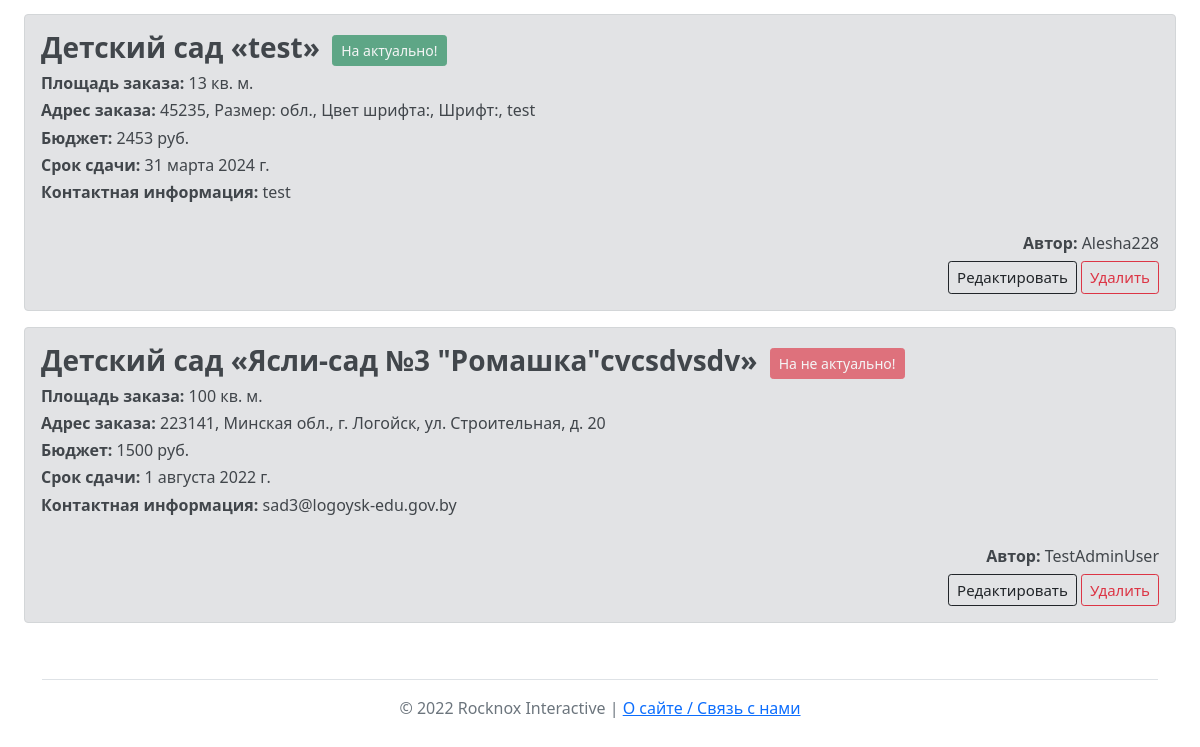
The page /ad/sort/area (signed in, lower part) on the database as committed earlier.
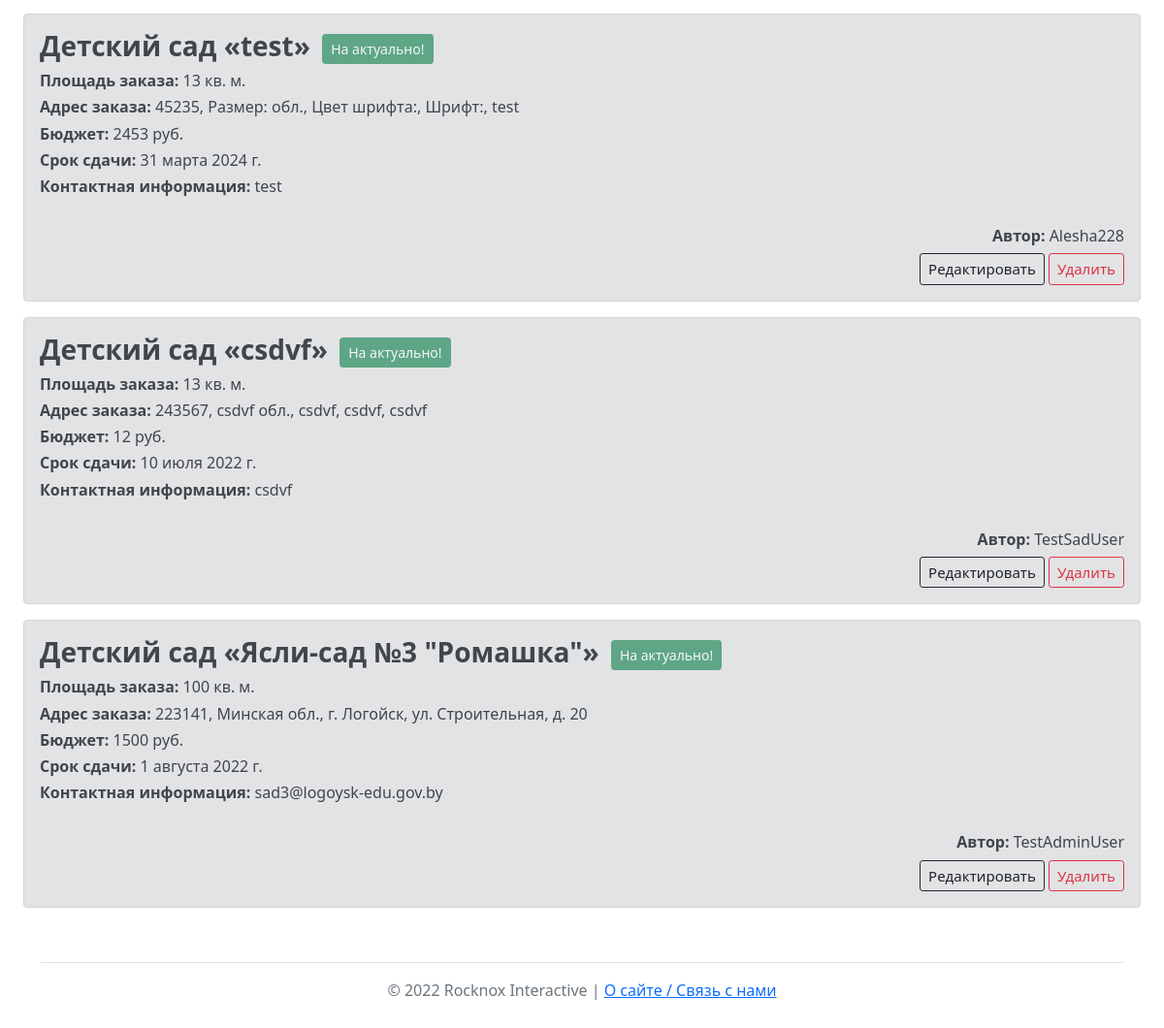
The same page on the database as committed later.
### main/models.py (models this page shows)
class Ad(models.Model):
    class Meta:
        verbose_name = 'Объявление'
        verbose_name_plural = 'Объявления'
    title = models.CharField(max_length=50, verbose_name='Название')
    area = models.IntegerField(verbose_name='Площадь заказа',
                               validators=[MinValueValidator(0), MaxValueValidator(999999)])
    budget = models.IntegerField(verbose_name='Бюджет', validators=[MinValueValidator(0), MaxValueValidator(999999)])
    deadline = models.DateField(verbose_name='Срок сдачи')
    address_index = models.IntegerField(verbose_name='[Адрес] Индекс',
                                        validators=[MinValueValidator(0), MaxValueValidator(999999)])
    address_region = models.CharField(max_length=100, verbose_name='[Адрес] Область')
    address_city = models.CharField(max_length=100, verbose_name='[Адрес] Город')
    address_street = models.CharField(max_length=100, verbose_name='[Адрес] Улица')
    address_office = models.CharField(max_length=100, verbose_name='[Адрес] Дом, корпус, помещение')
    contact = models.CharField(max_length=300, verbose_name='Контактная информация')
    actual = models.BooleanField(default=True)
    author = models.ForeignKey(User, on_delete=models.CASCADE)

### main/views.py (the view)
# urls.py: path('ad/sort/<slug:sort_slug>', views.sortAds, name='sortAds'),
@login_required
def sortAds(request, sort_slug):
    ads = Ad.objects.order_by(sort_slug)
    return render(request, 'main.html', {'ads': ads})

### main/templates/main.html (shortened to what this page needs)
{% extends 'base.html' %} {% block title %}Главная{% endblock %}
{% block main %}
<div class="px-4 pt-2 my-1">
    {% if ads %} {% for el in ads %}
    <div class="alert alert-secondary">
        <h3><b>Детский сад «{{ el.title }}»</b>
            {% if el.actual == True %}
            <button type="button" class="btn btn-success btn-sm" disabled style="margin-left: 5px">
                На {{ timeToday }} актуально!
            </button>
        </h3>
        {% else %}
        <button type="button" class="btn btn-danger btn-sm" disabled style="margin-left: 5px">
            На {{ timeToday }} не актуально!
        </button></h3>
        {% endif %}
        <h6><b>Площадь заказа:</b> {{ el.area }} кв. м.</h6>
        <h6><b>Адрес заказа:</b> {{ el.address_index }}, {{ el.address_region }}
            обл., {{ el.address_city }}, {{ el.address_street }}, {{ el.address_office }}</h6>
        <h6><b>Бюджет:</b> {{ el.budget }} руб.</h6>
        <h6><b>Срок сдачи:</b> {{ el.deadline }}</h6>
        <h6><b>Контактная информация:</b> {{ el.contact }}</h6>
        {% if user.id == el.author.id or user.is_superuser %}
        <div align="right">
            {% if user.is_superuser %}<br>
            <h6><b>Автор:</b> {{ el.author }}</h6>{% endif %}
            <a href="/editad/{{ el.id }}" type="button" class="btn btn-lg btn-outline-dark btn-sm" style="font-size: 15px">Редактировать</a>
            <a href="/deletead/{{ el.id }}" type="button" class="btn btn-lg btn-outline-danger btn-sm" style="font-size: 15px">Удалить</a>
        </div>
    </div>
    {% else %}
</div>
{% endif %}
{% endfor %} {% else %}
<div class="alert alert-danger text-center">
    <h3><b>Объявлений нет!</b></h3>
    <h10>Добавьте новое либо повторите попытку позже.</h10>
</div> {% endif %} </div> {% endblock %}

Rows that differ between the two databases and show on the page:
added Ad: title "csdvf", area "13", address_index "243567", address_region "csdvf", address_city "csdvf", address_street "csdvf", address_office "csdvf", budget "12", deadline "10 июля 2022 г.", contact "csdvf", author "TestSadUser"
changed Ad "Минская": title "Ясли-сад №3 \"Ромашка\"cvcsdvsdv" → "Ясли-сад №3 \"Ромашка\""; actual "не актуально!" → "актуально!"
